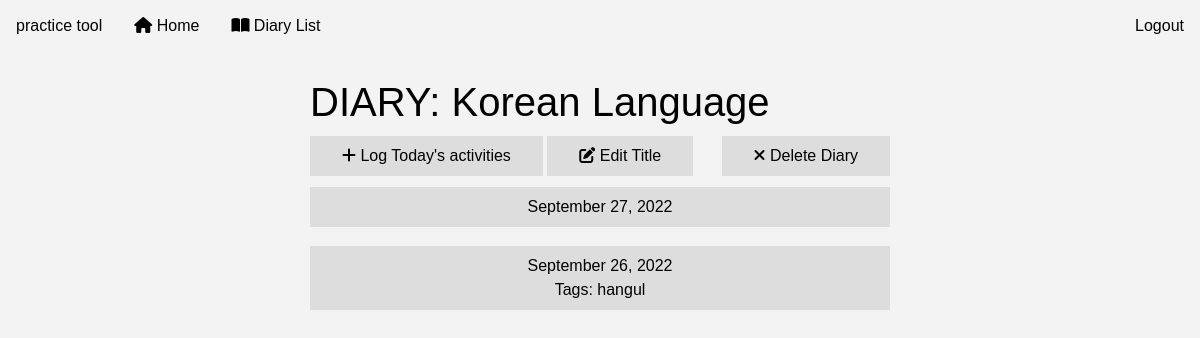
Page /diary/30 (signed in) on the earlier database version.
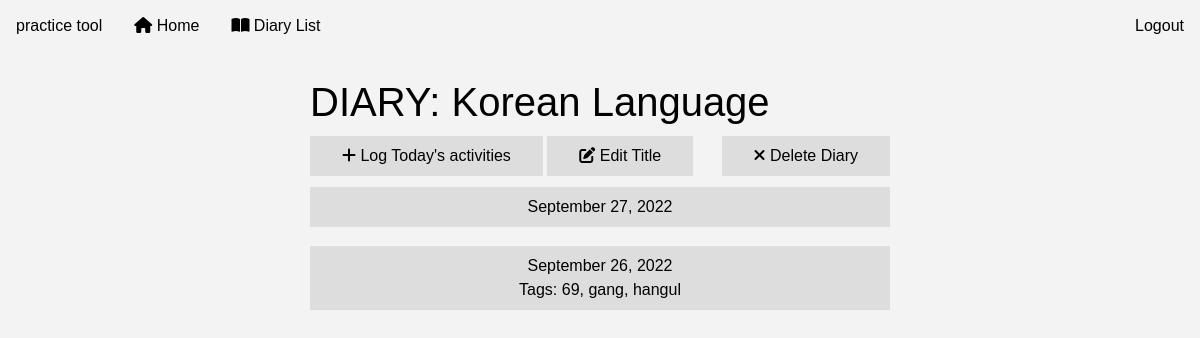
Same page on the later database version.
### models.py (models this page shows, shortened)
class Diary(db.Model):
    __tablename__ = 'Diary'
    id = db.Column(db.Integer, primary_key=True, nullable=False)
    user_id = db.Column(db.Integer, ForeignKey('User.id'), nullable=False)
    title = db.Column(db.String)
    user = relationship('User', back_populates='diary')
    entries = relationship('Entry', back_populates='diary',
                           cascade="all, delete-orphan",
                           order_by="desc(Entry.date)")

class Entry(db.Model):
    __tablename__ = 'Entry'
    id = db.Column(db.Integer, primary_key=True, nullable=False)
    user_id = db.Column(db.Integer, ForeignKey('User.id'), nullable=False)
    diary_id = db.Column(db.Integer, ForeignKey('Diary.id'), nullable=False)
    date = db.Column(db.Date)
    notes = db.Column(db.Text)
    user = relationship('User', back_populates='entries')
    diary = relationship('Diary', back_populates='entries')
    tags = relationship('Tag', secondary=EntryTag, back_populates='entries',
                        order_by="Tag.name")

class Tag(db.Model):
    __tablename__ = 'Tag'
    id = db.Column(db.Integer, primary_key=True, nullable=False)
    user_id = db.Column(db.Integer, ForeignKey('User.id'), nullable=False)
    name = db.Column(db.String)
    entries = relationship('Entry', secondary=EntryTag, back_populates='tags')

### app.py (the view)
@app.route('/diary/<int:id>', methods=['GET', 'POST'])
@login_required
def diary(id):
    diary = models.Diary.query.filter_by(user_id=current_user.id, id=id).all()
    if len(diary) == 0:
        abort(404)
    return render_template('diary.html', diary=diary)

### app.py (called while the page is built)
@login_manager.user_loader
def load_user(id):
    return models.User.query.get(int(id))

### templates/diary.html
{% extends 'layout.html' %} {% block content %}
{% for diary in diary%}
  <h1>DIARY: {{diary.title}}</h1>
  <a href="{{url_for('create_entry', id=diary.id)}}" class="button"><i class="fa-solid fa-plus"></i> Log Today's activities</a>
  <a href="{{url_for('edit_diary', id=diary.id)}}" class="button"><i class="fa-solid fa-pen-to-square"></i> Edit Title</a>
  <a href="{{url_for('delete_diary', id=diary.id)}}" class="button" style="float:right"><i class="fa-solid fa-xmark"></i> Delete Diary</a>
{% for entry in diary.entries %}
  <div class="container">
  <a href="{{url_for('entry', id=entry.id)}}" class="linkbutton">{{entry.date.strftime('%B %d, %Y')}}
      <br>
{% if entry.tags|length > 0 %}
    Tags:
    {% for tag in entry.tags %}
    {{tag.name}}
    {%- if not loop.last -%}
      ,
    {% endif %}
    {% endfor %}
  {% endif %}
  </a>
  </div>
  {% endfor %}
  {% endfor %}
{% endblock %}

### templates/layout.html (shortened to what this page needs)
<!DOCTYPE html>
<html lang="en" dir="ltr">
  <head>
    <link rel="stylesheet" href="https://cdn.jsdelivr.net/npm/bootstrap@5.1.3/dist/css/bootstrap.min.css">
    <link rel="stylesheet" href="{{url_for('static', filename='css/style.css')}}">
    <link rel="stylesheet" href="path/to/font-awesome/css/font-awesome.min.css">
  </head>
  <body>
    {% include 'header.html' %}
    <div class="column side"></div>
    <div class="column middle">
    {% block content %} {%endblock %}
    </div>
  </body>
</html>

### templates/header.html (shortened to what this page needs)
<div class="header">
<div class="topnav">
  <ul>
    <li>practice tool</li>
    <li><a href="{{url_for('index')}}"><i class="fa-solid fa-house"></i> Home</a></li>
    {% if current_user.is_authenticated %}
    <li><a href="{{url_for('diary_index')}}"><i class="fa-solid fa-book-open"></i> Diary List</a></li>
    <li style=float:right>
        <a href="{{url_for('logout')}}">Logout</a>
      </li>
      {%endif%}
  </ul>
</div>
</div>

### static/css/style.css (style rules this page uses)
body { background-color: #F3F3F3; color: black; font-family: "Century Gothic", CenturyGothic, AppleGothic, sans-serif; overflow-x: hidden; padding: 0; margin: 0; }
a { color: blue; text-decoration: none; }
.topnav { position: relative; width: 100%; padding: 0; margin: 0; }
.topnav ul { list-style-type: none; margin: 0; padding: 0; overflow: hidden; background-color: #f3f3f3; }
.topnav li { float: left; text-align: center; padding: 14px 16px; }
.topnav li a { display: block; color: black; text-align: center; text-decoration: none; }
.column { float: left; padding: 10px; }
.column.side { width: 25%; }
.column.middle { width: 50%; }
.container { border: 1px hidden; padding: 0; text-align: center; overflow-y: auto; font-size: 36px; height: 100%; overflow: hidden; width: 100%; }
.button { background-color: #ddd; border: none; color: black; padding: 8px 32px; text-align: center; text-decoration: none; display: inline-block; font-size: 16px; margin: 2px 0px; cursor: pointer; overflow: hidden; }
.linkbutton { background-color: #ddd; border: none; color: black; padding: 8px 32px; text-align: center; text-decoration: none; display: inline-block; font-size: 16px; margin: 2px 0px; cursor: pointer; overflow: hidden; width: inherit; }

Differences in the rows shown:
added Tag: name "69", shown under Entry "September 26, 2022"
added Tag: name "gang", shown under Entry "September 26, 2022"
